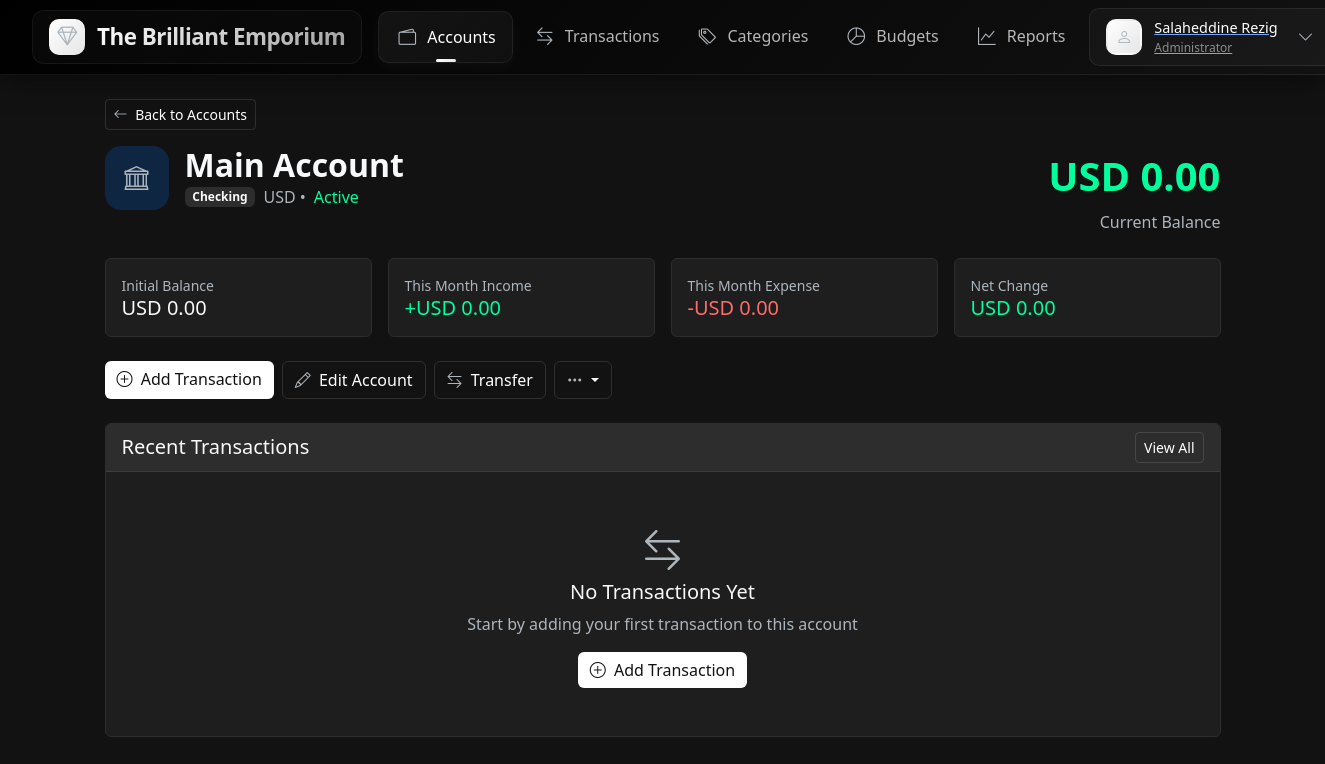
/accounts/1 (signed in), run on an earlier commit of the app's database.
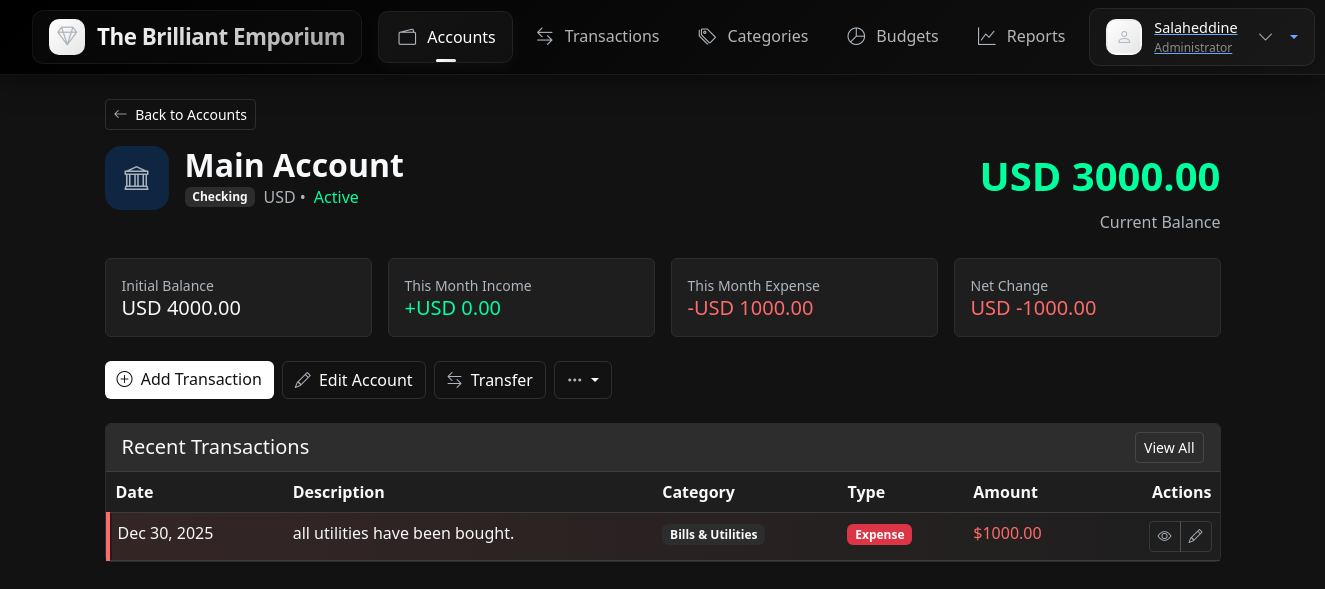
And on a later commit of the database.
### models.py (models this page shows, shortened)
class User(db.Model, UserMixin):
    __tablename__ = 'users'
    id = db.Column(db.Integer, primary_key=True)
    email = db.Column(db.String(120), unique=True, nullable=False, index=True)
    name = db.Column(db.String(100), nullable=False)
    hashed_password = db.Column(db.String(256), nullable=False)
    created_at = db.Column(db.DateTime, default=datetime.utcnow, nullable=False)
    last_login = db.Column(db.DateTime, nullable=True)
    accounts = relationship("Account", back_populates="user", cascade="all, delete-orphan")
    categories = relationship("Category", back_populates="user", cascade="all, delete-orphan")
    transactions = relationship("Transaction", back_populates="user", cascade="all, delete-orphan")
    budgets = relationship("Budget", back_populates="user", cascade="all, delete-orphan")

class Account(db.Model):
    __tablename__ = 'accounts'
    id = db.Column(db.Integer, primary_key=True)
    name = db.Column(db.String(100), nullable=False)
    type = db.Column(db.Enum(AccountType), nullable=False)
    initial_balance = db.Column(db.Numeric(12, 2), default=0.00)  # Initial balance when created
    current_balance = db.Column(db.Numeric(12, 2), default=0.00, nullable=False)
    currency = db.Column(db.String(3), default='USD')  # ISO currency code
    is_active = db.Column(db.Boolean, default=True)
    created_at = db.Column(db.DateTime, default=datetime.utcnow, nullable=False)
    updated_at = db.Column(db.DateTime, default=datetime.utcnow, onupdate=datetime.utcnow)
    user_id = db.Column(db.Integer, ForeignKey('users.id', ondelete='CASCADE'), nullable=False)
    user = relationship("User", back_populates="accounts")
    transactions = relationship("Transaction", back_populates="account", cascade="all, delete-orphan")
    __table_args__ = (
        db.Index('idx_account_user', 'user_id'),
        db.Index('idx_account_user_active', 'user_id', 'is_active'),
    )

class Transaction(db.Model):
    __tablename__ = 'transactions'
    id = db.Column(db.Integer, primary_key=True)
    amount = db.Column(db.Numeric(12, 2), nullable=False)
    type = db.Column(db.Enum(TransactionType), nullable=False)
    date = db.Column(db.Date, nullable=False, default=date.today)
    description = db.Column(db.String(200), nullable=True)  # Note/description field
    created_at = db.Column(db.DateTime, default=datetime.utcnow, nullable=False)
    updated_at = db.Column(db.DateTime, default=datetime.utcnow, onupdate=datetime.utcnow)
    user_id = db.Column(db.Integer, ForeignKey('users.id', ondelete='CASCADE'), nullable=False)
    account_id = db.Column(db.Integer, ForeignKey('accounts.id', ondelete='CASCADE'), nullable=False)
    category_id = db.Column(db.Integer, ForeignKey('categories.id', ondelete='RESTRICT'), nullable=False)
    sync_status = db.Column(db.Enum(SyncStatus), default=SyncStatus.LOCAL)
    sync_id = db.Column(db.String(100), nullable=True, unique=True)  # For conflict resolution
    user = relationship("User", back_populates="transactions")
    account = relationship("Account", back_populates="transactions")
    category = relationship("Category", back_populates="transactions")
    __table_args__ = (
        db.Index('idx_transaction_user_date', 'user_id', 'date'),
        db.Index('idx_transaction_account', 'account_id'),
        db.Index('idx_transaction_category', 'category_id'),
        db.Index('idx_transaction_type_date', 'type', 'date'),
        db.Index('idx_transaction_sync', 'sync_status', 'sync_id'),
        db.CheckConstraint('amount > 0', name='check_positive_amount'),
    )

class Category(db.Model):
    __tablename__ = 'categories'
    id = db.Column(db.Integer, primary_key=True)
    name = db.Column(db.String(100), nullable=False)
    type = db.Column(db.Enum(TransactionType), nullable=False)  # 'income' or 'expense'
    icon = db.Column(db.String(50), default='📁')  # Optional: for UI
    color = db.Column(db.String(7), default='#808080')  # Hex color
    created_at = db.Column(db.DateTime, default=datetime.utcnow, nullable=False)
    user_id = db.Column(db.Integer, ForeignKey('users.id', ondelete='CASCADE'), nullable=True)  # Null for system categories
    parent_id = db.Column(db.Integer, ForeignKey('categories.id', ondelete='SET NULL'), nullable=True)
    is_system = db.Column(db.Boolean, default=False)  # System categories can't be deleted
    is_active = db.Column(db.Boolean, default=True)
    user = relationship("User", back_populates="categories")
    parent = relationship("Category", remote_side=[id], backref=backref("subcategories", cascade="all, delete-orphan"))
    transactions = relationship("Transaction", back_populates="category")
    budgets = relationship("Budget", back_populates="category")
    __table_args__ = (
        db.Index('idx_category_user_type', 'user_id', 'type'),
        db.Index('idx_category_parent', 'parent_id'),
    )

### routes/accounts.py (the view)
@accounts_bp.route('/<int:account_id>')
@login_required
def view(account_id):
    account = Account.query.filter_by(
        id=account_id,
        user_id=current_user.id
    ).first_or_404()
    page = request.args.get('page', 1, type=int)
    per_page = 20
    transactions = Transaction.query.filter_by(
        account_id=account_id,
        user_id=current_user.id
    ).order_by(Transaction.date.desc(), Transaction.created_at.desc()).paginate(
        page=page, per_page=per_page, error_out=False
    )
    current_month = datetime.now().month
    current_year = datetime.now().year
    month_start = date(current_year, current_month, 1)
    if current_month == 12:
        month_end = date(current_year + 1, 1, 1) - timedelta(days=1)
    else:
        month_end = date(current_year, current_month + 1, 1) - timedelta(days=1)
    monthly_summary = db.session.query(
        Transaction.type,
        func.sum(Transaction.amount).label('total')
    ).filter(
        Transaction.account_id == account_id,
        Transaction.user_id == current_user.id,
        Transaction.date >= month_start,
        Transaction.date <= month_end
    ).group_by(Transaction.type).all()
    monthly_income = 0
    monthly_expense = 0
    for summary in monthly_summary:
        if summary.type == TransactionType.INCOME:
            monthly_income = float(summary.total) if summary.total else 0
        else:
            monthly_expense = float(summary.total) if summary.total else 0
    return render_template('accounts/view.html',
                         account=account,
                         transactions=transactions,
                         monthly_income=monthly_income,
                         monthly_expense=monthly_expense)

### routes/auth.py (called while the page is built)
@login_manager.user_loader
def load_user(user_id):
    return User.query.get(int(user_id))

### templates/accounts/view.html (shortened to what the changed rows need)
{% extends "accounts/layout.html" %}
{% block main %}
<div class="container py-4">
    <div class="mb-4">
        <div class="d-flex justify-content-between align-items-start">
            <div>
                <div class="d-flex align-items-center mb-2">
                    <div>
                        <h1 class="h2 fw-bold mb-0">{{ account.name }}</h1>
                        <div class="d-flex align-items-center flex-wrap gap-2">
                            <span class="badge bg-dark">{{ account.type.value|replace('_', ' ')|title }}</span>
                            <span class="text-gray">{{ account.currency }} •</span>
                            <span class="{{ 'text-success' if account.is_active else 'text-secondary' }}">
                                {{ 'Active' if account.is_active else 'Archived' }}
                            </span>
                        </div>
                    </div>
                </div>
            </div>
            <div class="text-end">
                <div class="fs-1 fw-bold mb-1 {{ 'text-success' if account.current_balance >= 0 else 'text-danger' }}">
                    {{ account.currency }} {{ "%.2f"|format(account.current_balance) }}
                </div>
                <div class="text-gray">Current Balance</div>
            </div>
        </div>
    </div>
    <div class="row g-3 mb-4">
        <div class="col-md-3">
            <div class="card h-100">
                <div class="card-body">
                    <div class="text-gray small">Initial Balance</div>
                    <h5 class="mb-0">{{ account.currency }} {{ "%.2f"|format(account.initial_balance) }}</h5>
                </div>
            </div>
        </div>
        <div class="col-md-3">
            <div class="card h-100">
                <div class="card-body">
                    <div class="text-gray small">This Month Income</div>
                    <h5 class="mb-0 text-success">+{{ account.currency }} {{ "%.2f"|format(monthly_income) }}</h5>
                </div>
            </div>
        </div>
        <div class="col-md-3">
            <div class="card h-100">
                <div class="card-body">
                    <div class="text-gray small">This Month Expense</div>
                    <h5 class="mb-0 text-danger">-{{ account.currency }} {{ "%.2f"|format(monthly_expense) }}</h5>
                </div>
            </div>
        </div>
        <div class="col-md-3">
            <div class="card h-100">
                <div class="card-body">
                    <div class="text-gray small">Net Change</div>
                    <h5 class="mb-0 {{ 'text-success' if monthly_income - monthly_expense >= 0 else 'text-danger' }}">
                        {{ account.currency }} {{ "%.2f"|format(monthly_income - monthly_expense) }}
                    </h5>
                </div>
            </div>
        </div>
    </div>
    <div class="card">
        <div class="card-body p-0">
            {% if transactions.items %}
            <div class="table-responsive">
                <table class="table table-hover mb-0">
                    <thead>
                        <tr>
                            <th>Date</th>
                            <th>Description</th>
                            <th>Category</th>
                            <th>Type</th>
                            <th>Amount</th>
                            <th class="text-end">Actions</th>
                        </tr>
                    </thead>
                    <tbody>
                        {% for transaction in transactions.items %}
                        <tr class="{{ 'transaction-income' if transaction.type.value == 'income' else 'transaction-expense' }}">
                            <td>{{ transaction.date.strftime('%b %d, %Y') }}</td>
                            <td>{{ transaction.description or 'No description' }}</td>
                            <td>
                                {% if transaction.category %}
                                <span class="badge bg-dark">{{ transaction.category.name }}</span>
                                {% else %}
                                <span class="text-gray">Uncategorized</span>
                                {% endif %}
                            </td>
                            <td>
                                <span class="badge {{ 'bg-success' if transaction.type.value == 'income' else 'bg-danger' }}">
                                    {{ transaction.type.value|title }}
                                </span>
                            </td>
                            <td class="{{ 'text-success' if transaction.type.value == 'income' else 'text-danger' }}">
                                {{ '$%.2f'|format(transaction.amount) }}
                            </td>
                            <td>
                                <div class="btn-group btn-group-sm float-end">
                                    <a href="{{ url_for('transactions.view', transaction_id=transaction.id) }}" class="btn btn-outline-accent" title="View">
                                        <i class="bi bi-eye"></i>
                                    </a>
                                    <a href="{{ url_for('transactions.edit', transaction_id=transaction.id) }}" class="btn btn-outline-accent" title="Edit">
                                        <i class="bi bi-pencil"></i>
                                    </a>
                                </div>
                            </td>
                        </tr>
                        {% endfor %}
                    </tbody>
                </table>
            </div>
            {% else %}
            <div class="text-center py-5">
                <i class="bi bi-arrow-left-right text-gray fs-1 mb-3"></i>
                <h5 class="text-light">No Transactions Yet</h5>
                <p class="text-gray">Start by adding your first transaction to this account</p>
                <a href="{{ url_for('transactions.create') }}?account_id={{ account.id }}" class="btn btn-accent">
                    <i class="bi bi-plus-circle me-1"></i> Add Transaction
                </a>
            </div>
            {% endif %}
        </div>
    </div>
</div>
{% endblock %}

### templates/accounts/layout.html (shortened to what this page needs)
<!DOCTYPE html>
<html lang="en" data-bs-theme="dark">
<head>
    <link href="{{ url_for('static', filename='css/style.css') }}" rel="stylesheet">
    <link href="https://cdn.jsdelivr.net/npm/bootstrap@5.3.3/dist/css/bootstrap.min.css" rel="stylesheet">
    <link href="https://cdnjs.cloudflare.com/ajax/libs/bootstrap-icons/1.8.1/font/bootstrap-icons.min.css" rel="stylesheet">
</head>
<body>
    <nav class="navbar navbar-expand-lg">
        <div class="navbar-container container-fluid">
            <a class="navbar-brand" href="{{ url_for('index') }}">
                <span class="brand-icon">
                    <i class="bi bi-gem"></i>
                </span>
                <span class="brand-text">The Brilliant Emporium</span>
            </a>
            <div class="collapse navbar-collapse" id="mainNavbar">
                <ul class="navbar-nav mx-auto">
                    <li class="nav-item">
                        <a class="nav-link" href="{{ url_for('accounts.index') }}">
                            <span class="nav-icon">
                                <i class="bi bi-wallet2"></i>
                            </span>
                            <span>Accounts</span>
                        </a>
                    </li>
                    <li class="nav-item">
                        <a class="nav-link" href="{{ url_for('transactions.index') }}">
                            <span class="nav-icon">
                                <i class="bi bi-arrow-left-right"></i>
                            </span>
                            <span>Transactions</span>
                        </a>
                    </li>
                    <li class="nav-item">
                        <a class="nav-link" href="{{ url_for('categories.index') }}">
                            <span class="nav-icon">
                                <i class="bi bi-tags"></i>
                            </span>
                            <span>Categories</span>
                        </a>
                    </li>
                    <li class="nav-item">
                        <a class="nav-link" href="{{ url_for('budgets.index') }}">
                            <span class="nav-icon">
                                <i class="bi bi-pie-chart"></i>
                            </span>
                            <span>Budgets</span>
                        </a>
                    </li>
                    <li class="nav-item">
                        <a class="nav-link" href="{{ url_for('reports.index') }}">
                            <span class="nav-icon">
                                <i class="bi bi-graph-up"></i>
                            </span>
                            <span>Reports</span>
                        </a>
                    </li>
                </ul>
                <div class="user-dropdown nav-item dropdown">
                    <a class="dropdown-toggle" href="#" id="userDropdown" role="button"
                       data-bs-toggle="dropdown" aria-expanded="false">
                        <div class="user-avatar">
                            <i class="bi bi-person"></i>
                        </div>
                        <div class="d-flex flex-column text-start">
                            <span class="user-name">{{ current_user.name }}</span>
                            <span class="user-role">Administrator</span>
                        </div>
                        <i class="bi bi-chevron-down ms-2"></i>
                    </a>
                </div>
            </div>
        </div>
    </nav>
    <main class="pb-5">
        {% block main %}{% endblock %}
    </main>
</body>
</html>

What changed in the data, as far as the page shows it:
changed User: name "Salaheddine Rezig" → "Salaheddine"
changed Account "USD": current_balance "0.00" → "3000.00"; initial_balance "0.00" → "4000.00"
added Transaction: amount "$1000.00"
Also different on the page:
{{ "%.2f"|format(monthly_expense) }}: "0.00" → "1000.00"
{{ "%.2f"|format(monthly_income - monthly_expense) }}: "0.00" → "-1000.00"
text no longer shown: "No Transactions Yet Start by adding your first transaction to this account Add Transaction"
text now shown: "Date Description Category Type Amount Actions"
